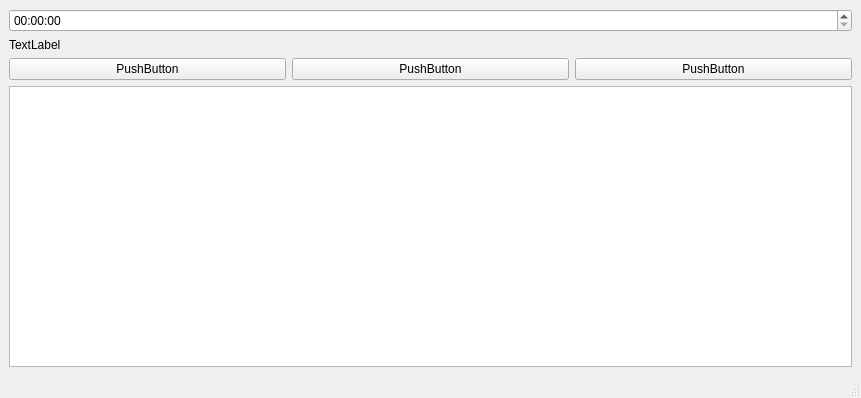
<?xml version="1.0" encoding="UTF-8"?>
<ui version="4.0">
 <class>MainWindow</class>
 <widget class="QMainWindow" name="MainWindow">
  <property name="geometry">
   <rect>
    <x>0</x>
    <y>0</y>
    <width>861</width>
    <height>398</height>
   </rect>
  </property>
  <property name="windowTitle">
   <string>MainWindow</string>
  </property>
  <widget class="QWidget" name="centralwidget">
   <layout class="QVBoxLayout" name="verticalLayout_3">
    <item>
     <layout class="QVBoxLayout" name="verticalLayout_2">
      <item>
       <widget class="QTimeEdit" name="timeEdit"/>
      </item>
     </layout>
    </item>
    <item>
     <widget class="QLabel" name="label">
      <property name="text">
       <string>TextLabel</string>
      </property>
     </widget>
    </item>
    <item>
     <layout class="QHBoxLayout" name="horizontalLayout">
      <item>
       <widget class="QPushButton" name="button_start">
        <property name="text">
         <string>PushButton</string>
        </property>
       </widget>
      </item>
      <item>
       <widget class="QPushButton" name="button_clear">
        <property name="text">
         <string>PushButton</string>
        </property>
       </widget>
      </item>
      <item>
       <widget class="QPushButton" name="button_loop">
        <property name="text">
         <string>PushButton</string>
        </property>
       </widget>
      </item>
     </layout>
    </item>
    <item>
     <widget class="QTextBrowser" name="textBrowser"/>
    </item>
   </layout>
  </widget>
  <widget class="QMenuBar" name="menubar">
   <property name="geometry">
    <rect>
     <x>0</x>
     <y>0</y>
     <width>861</width>
     <height>21</height>
    </rect>
   </property>
  </widget>
  <widget class="QStatusBar" name="statusbar"/>
 </widget>
 <resources/>
 <connections/>
</ui>
